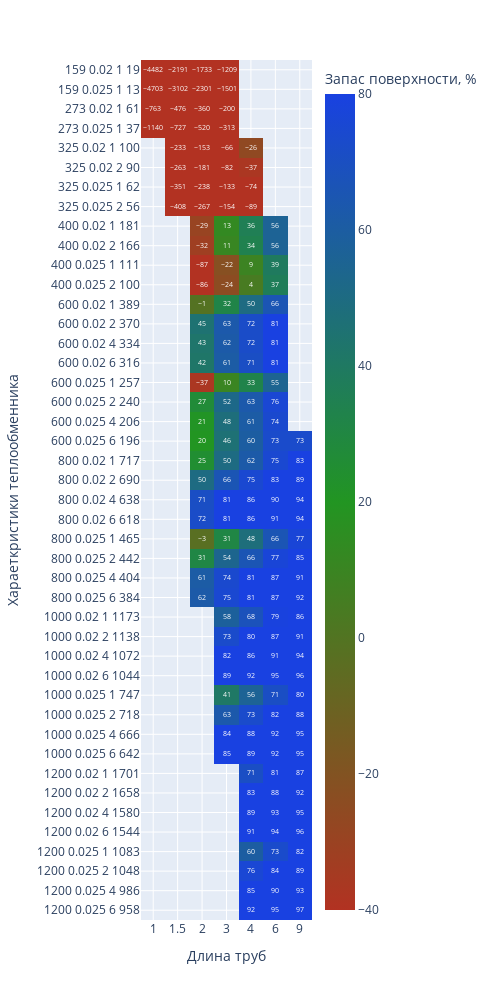

The cell this chart's notebook holds for it:
### Markdown cell above
В дефлегматоре конденсируются пары из верхней части колонны (мольный состав паров аналогичен составу дистилляту).

### Code cell
heaters = eq.calculate_equipment(
        heaters_table,
        aqua_vapor_saturation_by_pressure,
        aqua_liquid_saturation,
        aqua_vapor_saturation,
        balance,
        properties,
        FEED_TEMPERATURE,
        thermal_balance,
        Ropt,
        EQ_NAME = 'дефлегматор',
        ORIENTACION = 'вертикальный', #Можно посчитать как 'горизониальный'
        AQ_PRESSURE = 3) #изменяемый параметр

fig = px.imshow(
    round(heaters),
    labels=dict(x="Длина труб", y="Хараеткристики теплообменника", color="Запас поверхности, %"),
    range_color=[-40,80],
    color_continuous_scale=["rgb(178, 50, 34)", "rgb(34, 149, 34)", "rgb(25, 65, 225)"],
    x=heaters.columns,
    y=heaters.index,
    text_auto=True, aspect="auto",
    width=500,
    height=1000
    )
fig.show()

### Figure 1 — Plotly figure (JSON) as saved in the notebook; plotly's stock layout.template omitted (floating-point values rounded to 4 significant figures; data arrays with more than 128 entries replaced by an {"elided": "..."} marker saying what was removed)
{"data": [{"coloraxis": "coloraxis", "hovertemplate": "Длина труб: %{x}<br>Хараеткристики теплообменника: %{y}<br>Запас поверхности, %: %{z}<extra></extra>", "name": "0", "texttemplate": "%{z}", "type": "heatmap", "x": ["1", "1.5", "2", "3", "4", "6", "9"], "xaxis": "x", "y": ["159 0.02 1 19", "159 0.025 1 13", "273 0.02 1 61", "273 0.025 1 37", "325 0.02 1 100", "325 0.02 2 90", "325 0.025 1 62", "325 0.025 2 56", "400 0.02 1 181", "400 0.02 2 166", "400 0.025 1 111", "400 0.025 2 100", "600 0.02 1 389", "600 0.02 2 370", "600 0.02 4 334", "600 0.02 6 316", "600 0.025 1 257", "600 0.025 2 240", "600 0.025 4 206", "600 0.025 6 196", "800 0.02 1 717", "800 0.02 2 690", "800 0.02 4 638", "800 0.02 6 618", "800 0.025 1 465", "800 0.025 2 442", "800 0.025 4 404", "800 0.025 6 384", "1000 0.02 1 1173", "1000 0.02 2 1138", "1000 0.02 4 1072", "1000 0.02 6 1044", "1000 0.025 1 747", "1000 0.025 2 718", "1000 0.025 4 666", "1000 0.025 6 642", "1200 0.02 1 1701", "1200 0.02 2 1658", "1200 0.02 4 1580", "1200 0.02 6 1544", "1200 0.025 1 1083", "1200 0.025 2 1048", "1200 0.025 4 986", "1200 0.025 6 958"], "yaxis": "y", "z": {"elided": "44x7 int values"}}], "layout": {"coloraxis": {"cmax": 80, "cmin": -40, "colorbar": {"title": {"text": "Запас поверхности, %"}}, "colorscale": [[0, "rgb(178, 50, 34)"], [0.5, "rgb(34, 149, 34)"], [1, "rgb(25, 65, 225)"]]}, "height": 1000, "margin": {"t": 60}, "width": 500, "xaxis": {"anchor": "y", "domain": [0, 1], "title": {"text": "Длина труб"}}, "yaxis": {"anchor": "x", "autorange": "reversed", "domain": [0, 1], "title": {"text": "Хараеткристики теплообменника"}}}}
